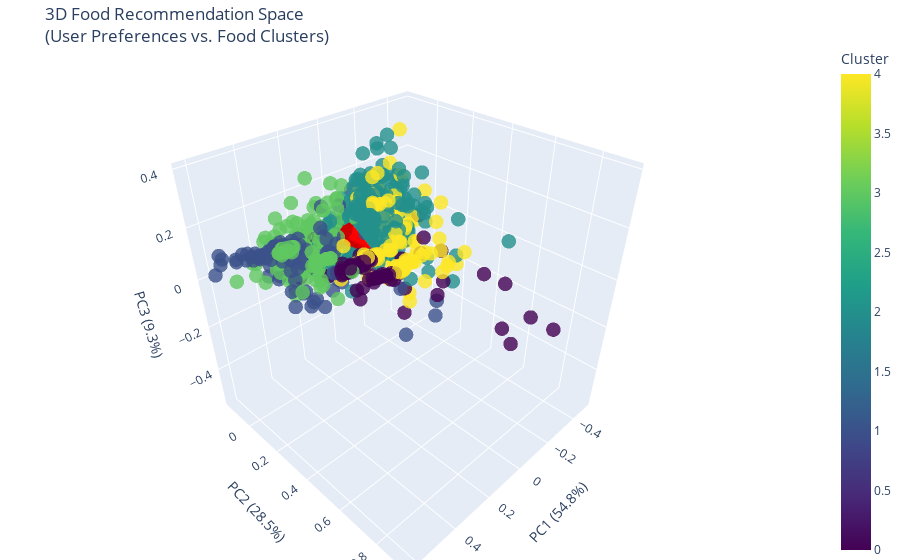

The notebook cell saved with this chart:
### Markdown cell above
Aspect	             Our Project	                    Traditional ML

Learning Type	Unsupervised (similarity-based)	    Supervised/Unsupervised
Training	    On-the-fly calculations	Separate    training phase
Adaptability	Yes (to user inputs)	            Yes (to data patterns)
Complexity	    Low	                                Medium/High

### Code cell
import plotly.graph_objects as go
import numpy as np
from sklearn.decomposition import PCA

# 1. Prepare Data (assuming df contains your food data)
features = ['nutrient_score', 'health_score', 'diversity_score', 'protein_calorie_ratio']
X = df[features].values

# 2. PCA for 3D visualization
pca = PCA(n_components=3)
pca_result = pca.fit_transform(X)

# 3. Create synthetic user vector (replace with actual user preferences)
pref_nutrient = 40  # From your Streamlit app
pref_health = 30
pref_diversity = 20
pref_protein = 10

user_vector = np.array([pref_nutrient, pref_health, pref_diversity, pref_protein])
user_vector = user_vector / user_vector.sum()  # Normalize

# 4. Project user vector to PCA space
user_pca = pca.transform(user_vector.reshape(1, -1))[0]

# 5. Create interactive plot
fig = go.Figure()

# Food items
fig.add_trace(go.Scatter3d(
    x=pca_result[:, 0], y=pca_result[:, 1], z=pca_result[:, 2],
    mode='markers',
    marker=dict(
        size=5,
        color=df['cluster'],
        colorscale='Viridis',
        opacity=0.8,
        colorbar=dict(title='Cluster')
    ),
    text=df['food_name'],
    name='Food Items'
))

# User preference vector
fig.add_trace(go.Cone(
    x=[0, user_pca[0]],
    y=[0, user_pca[1]],
    z=[0, user_pca[2]],
    u=[user_pca[0]], 
    v=[user_pca[1]],
    w=[user_pca[2]],
    sizemode="absolute",
    sizeref=0.2,  # Adjust arrow size
    showscale=False,
    colorscale=['red', 'red'],
    name='User Preferences'
))

# Layout
fig.update_layout(
    title='3D Food Recommendation Space<br>(User Preferences vs. Food Clusters)',
    scene=dict(
        xaxis_title=f'PC1 ({pca.explained_variance_ratio_[0]*100:.1f}%)',
        yaxis_title=f'PC2 ({pca.explained_variance_ratio_[1]*100:.1f}%)',
        zaxis_title=f'PC3 ({pca.explained_variance_ratio_[2]*100:.1f}%)',
        aspectmode='cube'
    ),
    margin=dict(l=0, r=0, b=0, t=40)
)

fig.show()

### Figure 1 — Plotly figure (JSON) as saved in the notebook; plotly's stock layout.template omitted (floating-point values rounded to 4 significant figures; data arrays with more than 128 entries replaced by an {"elided": "..."} marker saying what was removed)
{"data": [{"marker": {"color": {"elided": "1001 int values"}, "colorbar": {"title": {"text": "Cluster"}}, "colorscale": [[0, "#440154"], [0.1111, "#482878"], [0.2222, "#3e4989"], [0.3333, "#31688e"], [0.4444, "#26828e"], [0.5556, "#1f9e89"], [0.6667, "#35b779"], [0.7778, "#6ece58"], [0.8889, "#b5de2b"], [1, "#fde725"]], "opacity": 0.8, "size": 5}, "mode": "markers", "name": "Food Items", "text": {"elided": "1001 str values"}, "type": "scatter3d", "x": {"elided": "1001 float values"}, "y": {"elided": "1001 float values"}, "z": {"elided": "1001 float values"}}, {"colorscale": [[0, "red"], [1, "red"]], "name": "User Preferences", "showscale": false, "sizemode": "absolute", "sizeref": 0.2, "type": "cone", "u": [-0.2246], "v": [0.09568], "w": [-0.2139], "x": [0, -0.2246], "y": [0, 0.09568], "z": [0, -0.2139]}], "layout": {"margin": {"b": 0, "l": 0, "r": 0, "t": 40}, "scene": {"aspectmode": "cube", "xaxis": {"title": {"text": "PC1 (54.8%)"}}, "yaxis": {"title": {"text": "PC2 (28.5%)"}}, "zaxis": {"title": {"text": "PC3 (9.3%)"}}}, "title": {"text": "3D Food Recommendation Space<br>(User Preferences vs. Food Clusters)"}}}
